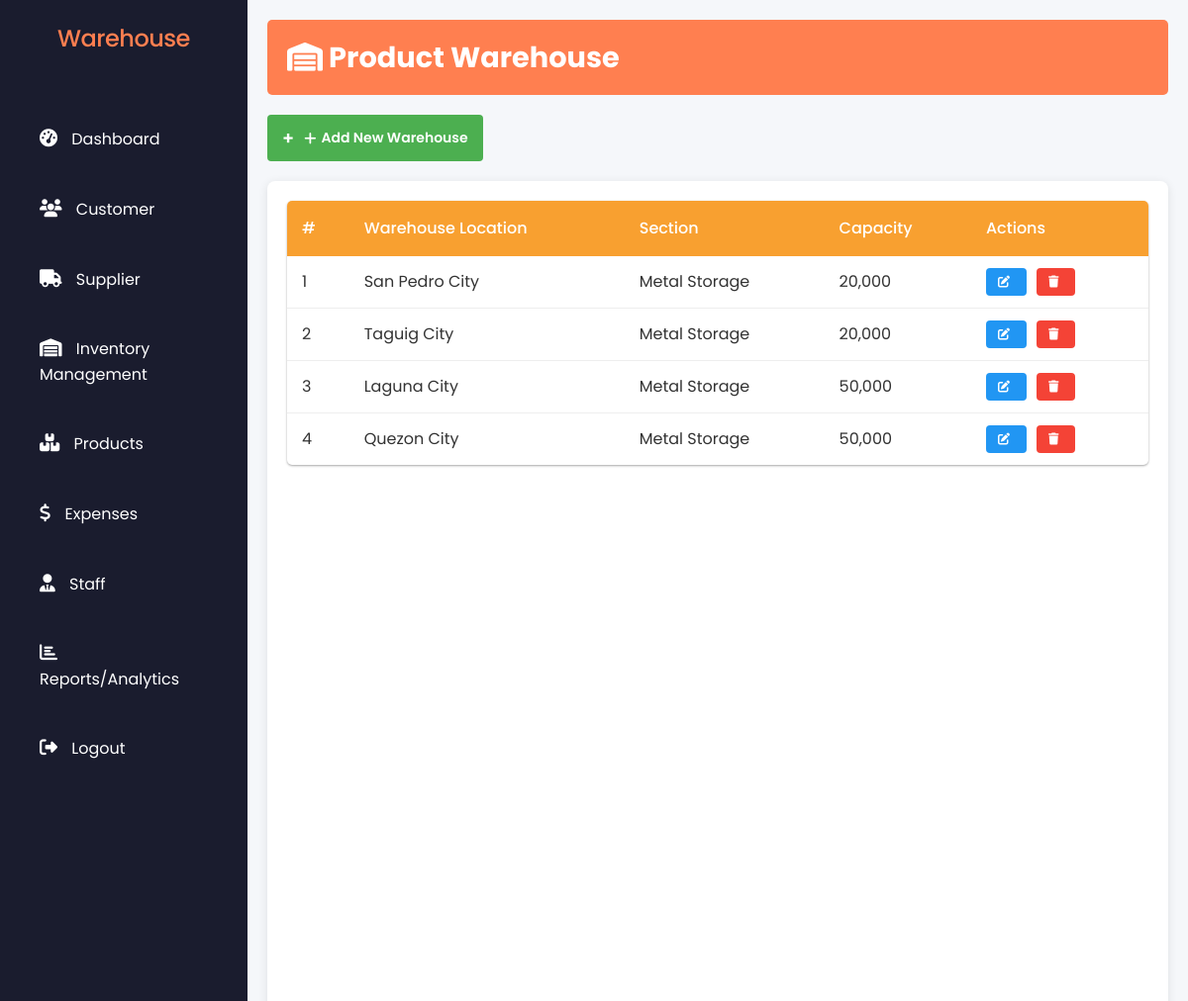
Page /admin/product_warehouse.php (signed in) on the committed database.
### tables this page shows
CREATE TABLE `products_warehouse` (
  `productLocationID` int(11) NOT NULL,
  `productWarehouse` varchar(45) NOT NULL,
  `Section` varchar(45) NOT NULL,
  `Capacity` int(11) NOT NULL,
  `warehouse_weight_unit` varchar(32) NOT NULL,
  `current_usage` decimal(10,2) DEFAULT 0.00
);

### admin/product_warehouse.php (the view, shortened to what this page needs)
<?php
require_once '../admin/session_check_admin.php';
$query = "SELECT
    productLocationID,
    productWarehouse,
    Section,
    Capacity
    FROM products_warehouse
    ORDER BY productLocationID";
$result = mysqli_query($conn, $query);
?>
<!DOCTYPE html>
<html lang="en">
<head>
    <link rel="stylesheet" href="../assets/css/style.css">
    <link rel="stylesheet" href="../assets/css/admin.css">
    <link rel="stylesheet" href="https://cdnjs.cloudflare.com/ajax/libs/font-awesome/5.15.4/css/all.min.css">
</head>
<body>
    <div class="dashboard-container">
        <?php include '../layouts/sidebar.php'; ?>
        <div class="main-content">
            <div class="warehouse-header">
                <h1><i class="fas fa-warehouse"></i> Product Warehouse</h1>
            </div>
            <div class="action-button-container">
                <button class="btn-add" onclick="openAddModal()">
                    <i class="fas fa-plus"></i> Add New Warehouse
                </button>
            </div>
            <div class="content">
                <div class="warehouse-table-container">
                    <table class="warehouse-table">
                        <thead>
                            <tr>
                                <th>#</th>
                                <th>Warehouse Location</th>
                                <th>Section</th>
                                <th>Capacity</th>
                                <th>Actions</th>
                            </tr>
                        </thead>
                        <tbody>
                            <?php if ($result && mysqli_num_rows($result) > 0): ?>
                                <?php $counter = 1; ?>
                                <?php while ($row = mysqli_fetch_assoc($result)): ?>
                                    <tr>
                                        <td><?php echo $counter++; ?></td>
                                        <td><?php echo htmlspecialchars($row['productWarehouse']); ?></td>
                                        <td><?php echo htmlspecialchars($row['Section']); ?></td>
                                        <td><?php echo number_format($row['Capacity']); ?></td>
                                        <td class="action-buttons">
                                            <button class="btn-edit" onclick='openEditModal(<?php echo json_encode($row); ?>)'>
                                                <i class="fas fa-edit"></i>
                                            </button>
                                            <button class="btn-delete" onclick="confirmDelete(<?php echo $row['productLocationID']; ?>, '<?php echo htmlspecialchars($row['productWarehouse']); ?>')">
                                                <i class="fas fa-trash"></i>
                                            </button>
                                        </td>
                                    </tr>
                                <?php endwhile; ?>
                            <?php else: ?>
                                <tr>
                                    <td colspan="5" class="no-records">No warehouses found</td>
                                </tr>
                            <?php endif; ?>
                        </tbody>
                    </table>
                </div>
            </div>
        </div>
    </div>
</body>
</html>

### assets/css/style.css (style rules this page uses)
* { margin: 0; padding: 0; box-sizing: border-box; font-family: 'Poppins', sans-serif; }
body { background: #f5f7fa; display: flex; justify-content: center; align-items: center; min-height: 100vh; background-image: linear-gradient(to right, #6a11cb, #2575fc); }
* { margin: 0; padding: 0; box-sizing: border-box; }
body { font-family: Arial, sans-serif; background-color: #f4f4f4; color: #fff; display: flex; height: 100vh; }
.dashboard-container { display: flex; width: 100%; }
.main-content { flex-grow: 1; padding: 20px; background-color: #fff; color: #333; }
.content { background-color: #eaeaea; padding: 20px; border-radius: 5px; min-height: calc(100vh - 150px); }
.btn-edit, .btn-delete { padding: 5px 10px; border: none; border-radius: 5px; cursor: pointer; font-size: 14px; transition: background-color 0.3s ease; }
.btn-edit { background-color: #4caf50; color: #fff; }
.btn-delete { background-color: #f44336; color: #fff; }
* { margin: 0; padding: 0; box-sizing: border-box; font-family: 'Segoe UI', Tahoma, Geneva, Verdana, sans-serif; }
body { min-height: 100vh; display: flex; justify-content: center; align-items: center; background: #1f1c1c; color: #fff; }
body { background-color: #ffffff; color: #333; line-height: 1.6; padding: 40px 0; }

### assets/css/admin.css (style rules this page uses)
.dashboard-container { display: flex; }
.main-content { flex: 1; padding: 20px; background-color: #f5f7fa; }
.btn-edit, .btn-delete { padding: 8px 14px; margin-right: 6px; border: none; border-radius: 5px; cursor: pointer; font-size: 14px; transition: all 0.2s ease; font-weight: 500; }
.btn-edit { background-color: #007bff; color: white; }
.btn-delete { background-color: #dc3545; color: white; }
.action-buttons { display: flex; gap: 5px; }
.btn-edit, .btn-delete { padding: 6px 12px; border: none; border-radius: 4px; cursor: pointer; }
.btn-edit { background-color: #2196F3; color: white; }
.btn-delete { background-color: #f44336; color: white; }
.dashboard-container { display: flex; height: 100vh; overflow: hidden; }
.main-content { flex: 1; padding: 20px; background-color: #f5f7fa; overflow-y: auto; }
.dashboard-container { display: flex; height: 100vh; overflow: hidden; background-color: #f8f9fa; }
.main-content { flex: 1; padding: 24px; overflow-y: auto; }
.content { padding: 20px; }
.btn-edit, .btn-delete { padding: 6px 12px; border: none; border-radius: 4px; cursor: pointer; font-size: 13px; margin-right: 5px; display: inline-flex; align-items: center; transition: all 0.2s; }
.btn-edit i, .btn-delete i { margin-right: 5px; font-size: 12px; }
body { font-family: Arial, Helvetica, sans-serif; margin: 0; padding: 0; background-color: #f2f2f2; color: #333; }
.dashboard-container { display: flex; min-height: 100vh; }
.main-content { flex: 1; padding: 20px; overflow-y: auto; }
.content { background-color: #fff; border-radius: 8px; box-shadow: 0 2px 10px rgba(0,0,0,0.1); padding: 20px; }
.action-button-container { margin-bottom: 20px; display: flex; justify-content: flex-start; }
.btn-add { background-color: #4CAF50; color: white; border: none; padding: 10px 20px; border-radius: 4px; cursor: pointer; font-weight: 600; display: flex; align-items: center; }
.btn-add:before { content: "+"; margin-right: 5px; font-size: 18px; }
.btn-edit, .btn-delete, .btn-update, .btn-save { padding: 6px 12px; border: none; border-radius: 4px; cursor: pointer; font-weight: 600; font-size: 12px; }
.btn-edit { background-color: #3498db; color: white; }
.btn-delete { background-color: #e74c3c; color: white; }

### rows in the picture
products_warehouse: productWarehouse "San Pedro City", Section "Metal Storage", Capacity "20,000"
products_warehouse: productWarehouse "Taguig City", Section "Metal Storage", Capacity "20,000"
products_warehouse: productWarehouse "Laguna City", Section "Metal Storage", Capacity "50,000"
products_warehouse: productWarehouse "Quezon City", Section "Metal Storage", Capacity "50,000"
